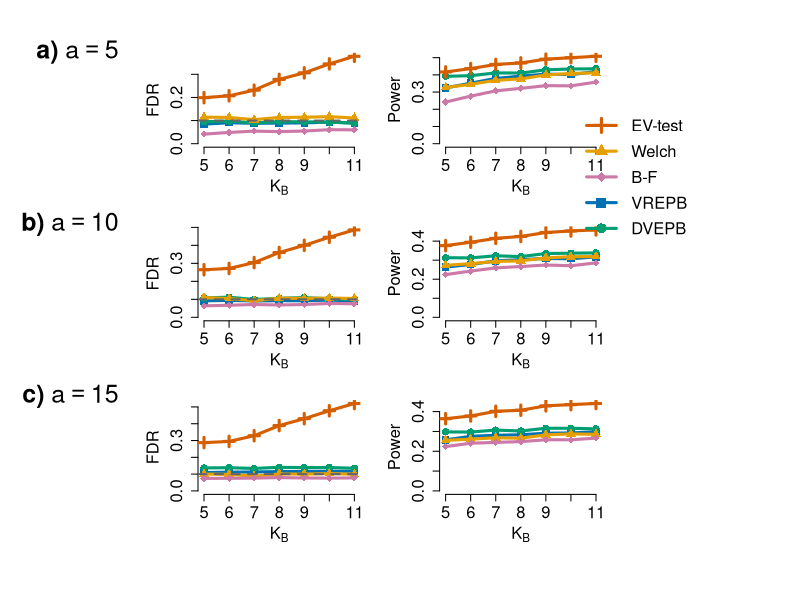

Recreate this plot in R.
library(RColorBrewer)

Full_FDR_Data = read.csv('./Full Data/Diffuse_FDR_Data.csv')
Full_Power_Data = read.csv('./Full Data/Diffuse_Power_Data.csv')

method_colors = c(
  EV_test = "#D55E00",   # orange (plus)
  Welch  = "#E69F00",    # gold (triangle)
  B_F    = "#CC79A7",    # magenta (diamond)
  VREPB  = "#0072B2",    # blue (square)
  DVEPB  = "#009E73"     # green (circle)
)

method_pch = c(
  EV_test = 3,     # plus sign
  Welch   = 17,    # triangle
  B_F     = 18,    # diamond
  VREPB   = 15,    # square
  DVEPB   = 16     # circle
)

FDR_plotter = function(a, Full_FDR_Data) {
  
  dat = Full_FDR_Data[Full_FDR_Data$a == a, ]
  
  plot(dat$n2, dat$VREPB, type = 'o', pch = method_pch["VREPB"], col = method_colors["VREPB"], 
       lwd = 3, cex = 1.5, xlab = expression(K[B]), ylab = "FDR",
       ylim = c(0, max(dat[, c("VREPB", "DVEPB", "Welch", "B_F", "EV_test")], 0.13)),
       cex.lab = 1.5, cex.axis = 1.5, bty = "n")
  lines(dat$n2, dat$DVEPB, type = 'o', pch = method_pch["DVEPB"], col = method_colors["DVEPB"], lwd = 3, cex = 1.5)
  lines(dat$n2, dat$Welch, type = 'o', pch = method_pch["Welch"], col = method_colors["Welch"], lwd = 3, cex = 1.5)
  lines(dat$n2, dat$B_F, type = 'o', pch = method_pch["B_F"], col = method_colors["B_F"], lwd = 3, cex = 1.5)
  lines(dat$n2, dat$EV_test, type = 'o', pch = method_pch["EV_test"], col = method_colors["EV_test"], lwd = 3, cex = 1.5)
  abline(h = 0.1, lwd = 2, col = "gray40", lty = 2)
}

Power_plotter = function(a, Full_Power_Data) {
  
  dat = Full_Power_Data[Full_Power_Data$a == a, ]
  
  plot(dat$n2, dat$VREPB, type = 'o', pch = method_pch["VREPB"], col = method_colors["VREPB"],
       lwd = 3, cex = 1.5, xlab = expression(K[B]), ylab = "Power",
       ylim = c(0, max(dat[, c("VREPB", "DVEPB", "Welch", "B_F", "EV_test")])), 
       cex.lab = 1.5, cex.axis = 1.5, bty = "n")
  lines(dat$n2, dat$DVEPB, type = 'o', pch = method_pch["DVEPB"], col = method_colors["DVEPB"], lwd = 3, cex = 1.5)
  lines(dat$n2, dat$Welch, type = 'o', pch = method_pch["Welch"], col = method_colors["Welch"], lwd = 3, cex = 1.5)
  lines(dat$n2, dat$B_F, type = 'o', pch = method_pch["B_F"], col = method_colors["B_F"], lwd = 3, cex = 1.5)
  lines(dat$n2, dat$EV_test, type = 'o', pch = method_pch["EV_test"], col = method_colors["EV_test"], lwd = 3, cex = 1.5)
}

png("./Graph/Pub Combined Diffuse labeled.png", width = 3200, height = 2400, res = 300, family = "sans")
par(mfrow = c(3, 2), mar = c(4,4,2,2), oma = c(4, 11, 2, 13), mgp = c(2.8, 1, 0))

# First row (a = 5)
FDR_plotter(5, Full_FDR_Data)
Power_plotter(5, Full_Power_Data)

# First row (a = 10)
FDR_plotter(10, Full_FDR_Data)
Power_plotter(10, Full_Power_Data)

# First row (a = 15)
FDR_plotter(15, Full_FDR_Data)
Power_plotter(15, Full_Power_Data)

# Add row labels on the left, centered vertically for each row
par(xpd = NA)
mtext(expression(bold("a) ") * a == 5),
      side = 2, outer = TRUE, line = 2, at = 0.95, cex = 1.5, las = 1)
mtext(expression(bold("b) ") * a == 10),
      side = 2, outer = TRUE, line = 2, at = 0.62, cex = 1.5, las = 1)
mtext(expression(bold("c) ") * a == 15),
      side = 2, outer = TRUE, line = 2, at = 0.29, cex = 1.5, las = 1)

# Add legend
legend("topright", inset = c(-0.57, -3.15),
       legend = c("EV-test", "Welch", "B-F", "VREPB", "DVEPB"),
       col = method_colors, pch = method_pch, lwd = 3, pt.cex = 2,
       cex = 1.5, y.intersp = 1.3, bty = "n", xpd = NA)

dev.off()